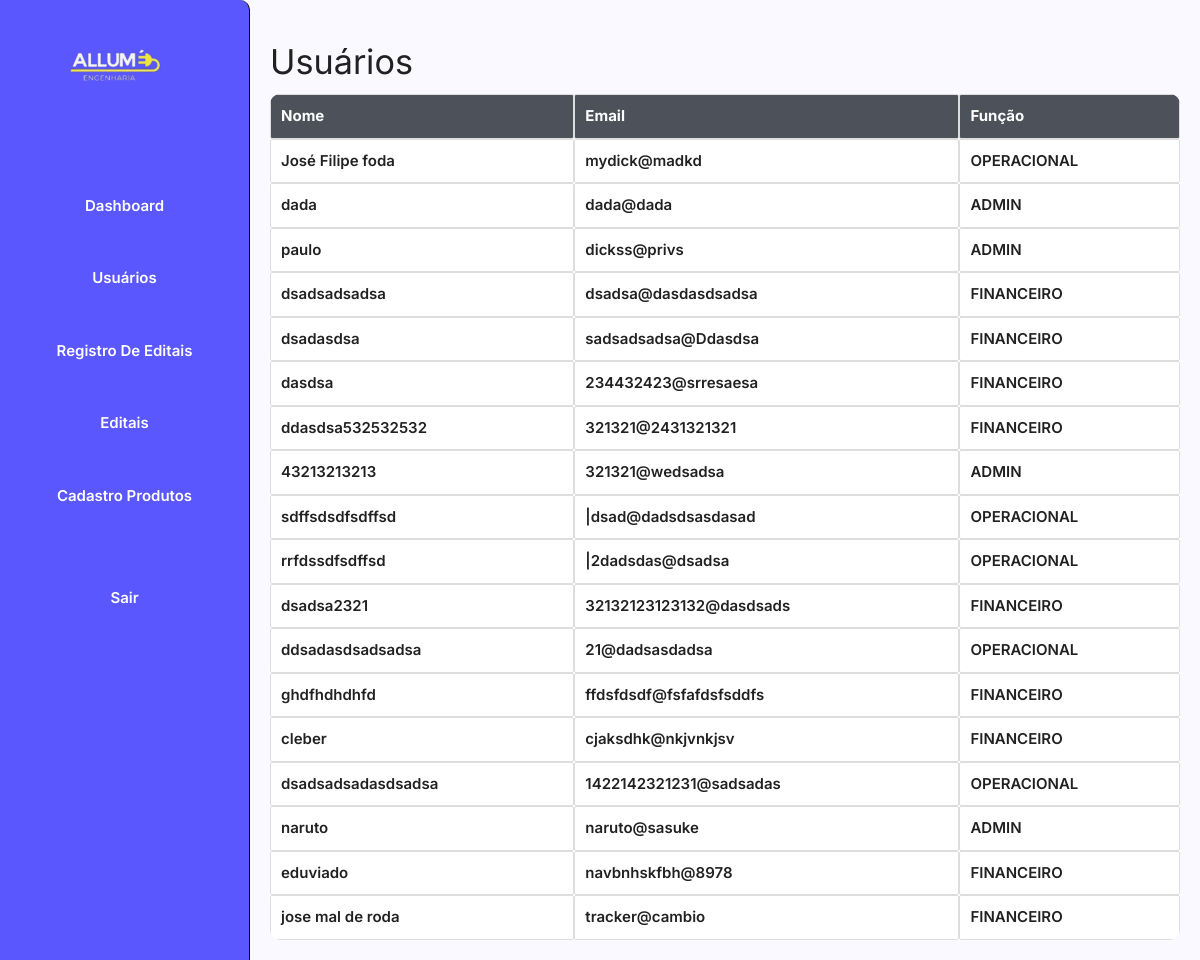
Before: /teste/usuarios.php with the older database file.
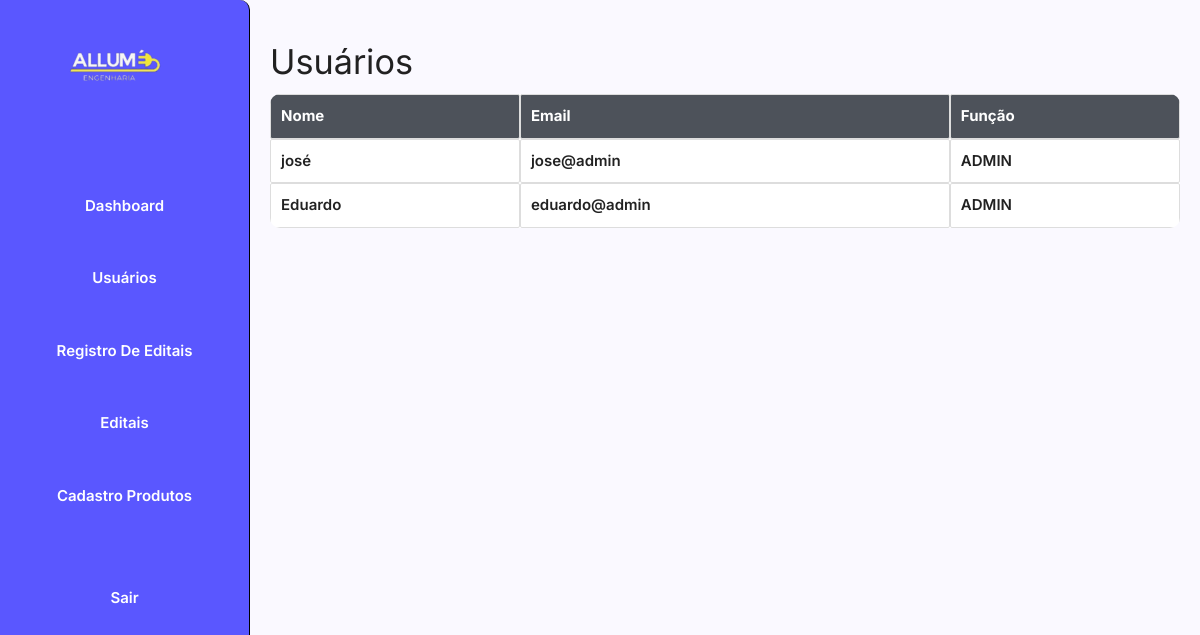
After: the same page with the newer database file.
### tables this page shows
CREATE TABLE `usuarios` (
  `id_usuario` bigint(20) UNSIGNED NOT NULL,
  `nome_usuario` varchar(255) DEFAULT NULL,
  `password_usuario` varchar(255) DEFAULT NULL,
  `email_usuario` varchar(255) DEFAULT NULL,
  `funcao_usuario` varchar(255) DEFAULT NULL
);

### teste/usuarios.php (the view, shortened to what this page needs)
<!DOCTYPE html>
<html lang="en">
<head>
    <link rel="stylesheet" href="https://cdnjs.cloudflare.com/ajax/libs/materialize/1.0.0/css/materialize.min.css">
    <link rel="stylesheet" href="css/styles.css" />
</head>
<body>
<div class="sidebar">
    <img src="./img/logo3.png" id="brand-logo">
    <ul>
        <li><a href="paginainicialadmin.php">Dashboard</a></li>
        <li><a href="usuarios.php">Usuários</a></li>
        <li><a href="editais.php">Registro De Editais</a></li>
        <li><a href="tabelaeditais.php">Editais</a></li>
        <li><a href="cadastroProdutos.php">Cadastro Produtos</a></li>
        <li><a href="sair.php">Sair</a></li>
    </ul>
</div>
<div class="main-content">
<h4>Usuários</h4>
<section class="usuarios">
    <?php
    $host = "localhost";
    $dbname = "allume";
    $username = "root";
    $password = "";
    $dbcon = mysqli_connect($host, $username, $password, $dbname);
    $query_usuarios = "SELECT * FROM usuarios";
    $result_usuarios = mysqli_query($dbcon, $query_usuarios);
    if ($result_usuarios) {
        $num_rows = mysqli_num_rows($result_usuarios);
        if ($num_rows > 0) {
            echo "<table class='funcionarios' id='tabela_usuarios'>";
            echo "<thead>";
            echo "<tr>";
            echo "<th>Nome</th>";
            echo "<th>Email</th>";
            echo "<th>Função</th>";
            echo "</tr>";
            echo "</thead>";
            echo "<tbody>";
            while ($row = mysqli_fetch_assoc($result_usuarios)) {
                echo "<tr>";
                echo "<td>" . $row["nome_usuario"] . "</td>";
                echo "<td>" . $row["email_usuario"] . "</td>";
                echo "<td>" . $row["funcao_usuario"] . "</td>";
                echo "</tr>";
            }
            echo "</tbody>";
            echo "</table>";
        } else {
            echo "<p>Nenhum usuário encontrado.</p>";
        }
    } else {
        echo "Erro na consulta: " . mysqli_error($dbcon);
    }
    ?>
</section>
</div>
</body>
</html>

### teste/css/styles.css (style rules this page uses)
body { font-family: "Inter", sans-serif !important; font-optical-sizing: auto !important; font-weight: 600 !important; font-style: normal !important; background-color: #FAF9FF !important; margin: 0; padding: 0; }
#brand-logo { margin-left: 50px; margin-bottom: 3vh; }
.sidebar { width: 250px; background-color: #5A57FF; color: #fff; position: fixed; top: 0; left: 0; height: 100%; border-top-right-radius: 10px; border-right: 1px solid black; overflow-y: auto; transition: width 0.3s ease; animation: color 7s infinite; }
.sidebar ul { list-style-type: none; padding-left: 0; margin: 0; }
.sidebar ul li { display: flex; justify-content: center; padding: 10px 20px; margin-bottom: 30px; cursor: pointer; transition: background-color 0.3s ease; }
.sidebar ul li:last-child { display: flex; justify-content: center; padding: 10px 20px; margin-top: 5vw; cursor: pointer; transition: background-color 0.3s ease; }
.sidebar ul li:first-child { display: flex; justify-content: center; padding: 10px 20px; margin-top: 2vw; cursor: pointer; transition: background-color 0.3s ease; }
.main-content { padding: 20px; margin-left: 250px; transition: margin-left 0.3s ease; background-color: #FAF9FF; }
li a { text-decoration: none; color: inherit; }
table { background-color: #fff; width: 100%; }
.funcionarios { width: 100%; border-collapse: separate; border-spacing: 0; border-radius: 10px; overflow: hidden; }
.funcionarios th, .funcionarios td { border: 1px solid #dddddd; padding: 10px; }
.funcionarios th { background-color: rgb(77, 82, 90); color: white; font-weight: bold; text-align: left; }

### teste/usuarios.php (style rules this page uses)
table { width: 100%; }

Changed rows visible on the page:
removed usuarios: nome_usuario "José Filipe foda", email_usuario "mydick@madkd", funcao_usuario "OPERACIONAL"
removed usuarios: nome_usuario "dada", email_usuario "dada@dada", funcao_usuario "ADMIN"
removed usuarios: nome_usuario "paulo", email_usuario "dickss@privs", funcao_usuario "ADMIN"
removed usuarios: nome_usuario "dsadsadsadsa", email_usuario "dsadsa@dasdasdsadsa", funcao_usuario "FINANCEIRO"
removed usuarios: nome_usuario "dsadasdsa", email_usuario "sadsadsadsa@Ddasdsa", funcao_usuario "FINANCEIRO"
removed usuarios: nome_usuario "dasdsa", email_usuario "234432423@srresaesa", funcao_usuario "FINANCEIRO"
removed usuarios: nome_usuario "ddasdsa532532532", email_usuario "321321@2431321321", funcao_usuario "FINANCEIRO"
removed usuarios: nome_usuario "43213213213", email_usuario "321321@wedsadsa", funcao_usuario "ADMIN"
removed usuarios: nome_usuario "sdffsdsdfsdffsd", email_usuario "|dsad@dadsdsasdasad", funcao_usuario "OPERACIONAL"
removed usuarios: nome_usuario "rrfdssdfsdffsd", email_usuario "|2dadsdas@dsadsa", funcao_usuario "OPERACIONAL"
removed usuarios: nome_usuario "dsadsa2321", email_usuario "32132123123132@dasdsads", funcao_usuario "FINANCEIRO"
removed usuarios: nome_usuario "ddsadasdsadsadsa", email_usuario "21@dadsasdadsa", funcao_usuario "OPERACIONAL"
removed usuarios: nome_usuario "ghdfhdhdhfd", email_usuario "ffdsfdsdf@fsfafdsfsddfs", funcao_usuario "FINANCEIRO"
removed usuarios: nome_usuario "cleber", email_usuario "cjaksdhk@nkjvnkjsv", funcao_usuario "FINANCEIRO"
removed usuarios: nome_usuario "dsadsadsadasdsadsa", email_usuario "1422142321231@sadsadas", funcao_usuario "OPERACIONAL"
removed usuarios: nome_usuario "naruto", email_usuario "naruto@sasuke", funcao_usuario "ADMIN"
removed usuarios: nome_usuario "eduviado", email_usuario "navbnhskfbh@8978", funcao_usuario "FINANCEIRO"
removed usuarios: nome_usuario "jose mal de roda", email_usuario "tracker@cambio", funcao_usuario "FINANCEIRO"
added usuarios: nome_usuario "josé", email_usuario "jose@admin", funcao_usuario "ADMIN"
added usuarios: nome_usuario "Eduardo", email_usuario "eduardo@admin", funcao_usuario "ADMIN"
